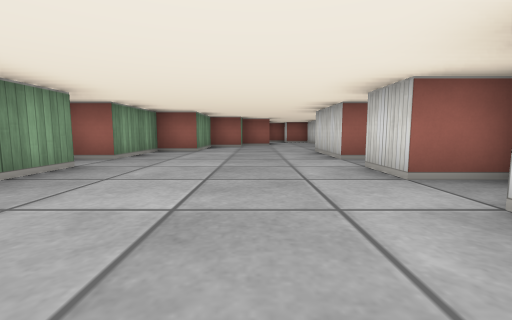
[1] (above)

17 first-person views from a walk through a cub3D ray-caster map. The camera is about half as high as the walls, tilts 6° down and sees 90° across. The floor is counted in squares. Each view is taken from the middle of a square. On the plan, view 1 faces up. The plan holds only what a view shows up to about 9 squares ahead; the rest is blank. The place goes on beyond the plan.

[2]
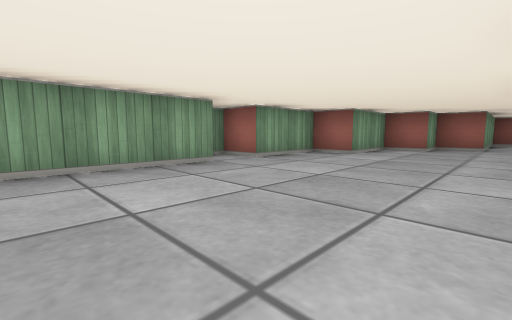

[3]
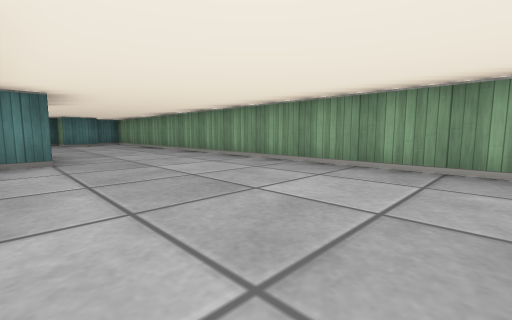

[4]
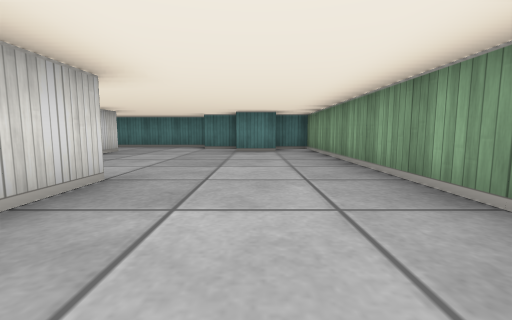

[5]
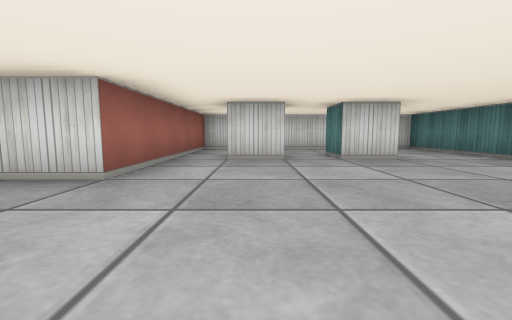

[6]
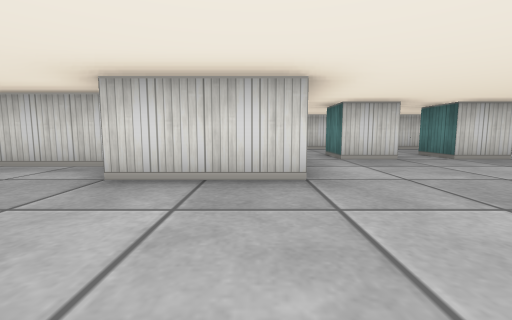

[7]
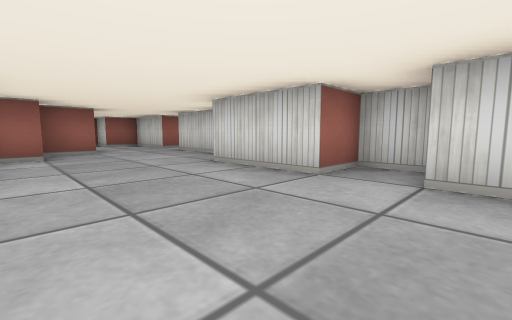

[8]
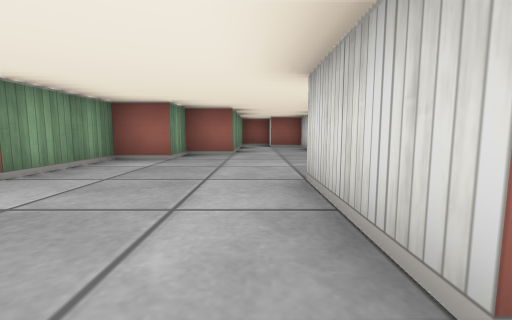

[9]
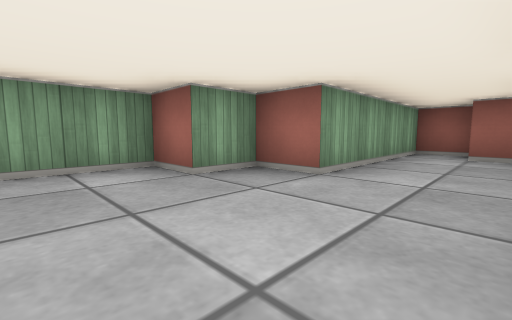

[10]
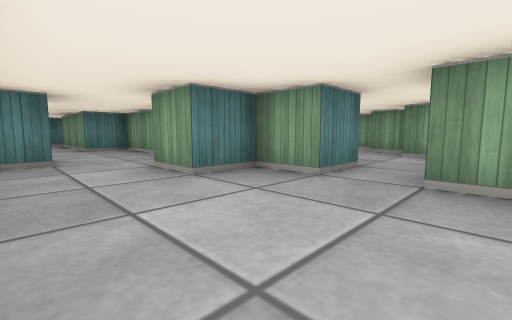

[11]
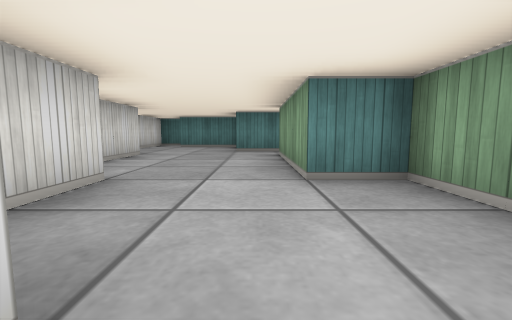

[12]
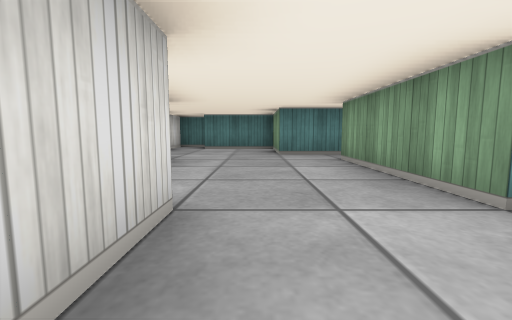

[13]
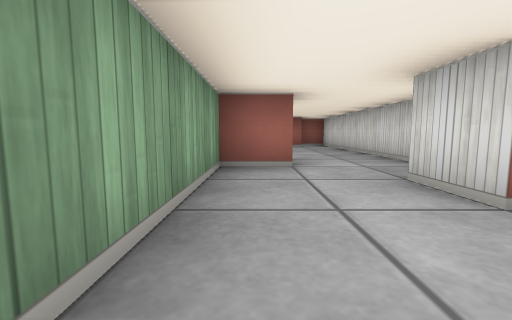

[14]
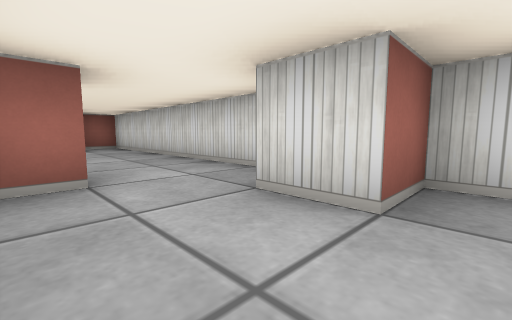

[15]
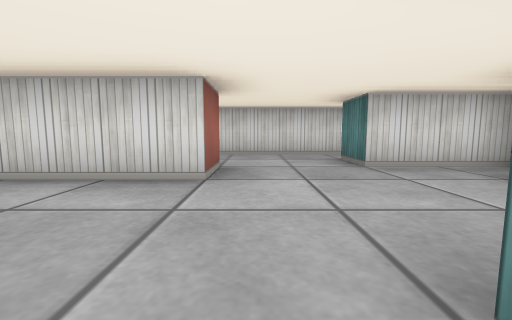

[16]
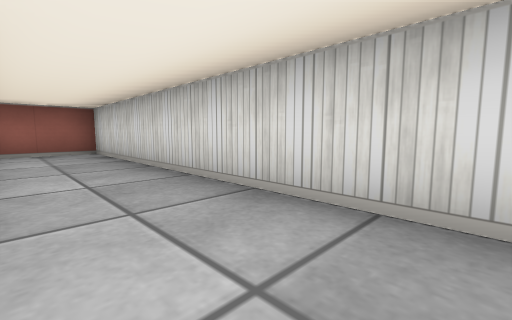

[17]
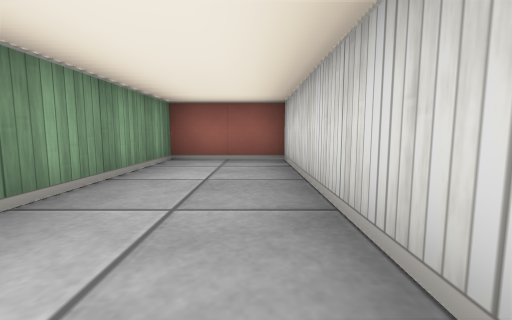

### Floor plan
Points are (right, up) in squares from view 1. A wall is a line through its corners. A room is listed if a view was taken in it or the views show most of it. See-through windows are left out.
Room 1 (views 1, 2, 3, 4, 5, 6, 7, 8, 9)
walls: (1.5, -1) (1.5, 1.5); (2.6, 2.5) (1.5, 2.5) (1.5, 3.5); (2.5, 3.6) (2.5, 4.5) (1.5, 4.5) (1.5, 6.5); (-2.5, 3.6) (-2.5, -8.5) (-1.5, -8.5); (2.5, -5.6) (2.5, -4.5) (3.5, -4.5); (2.5, -7.6) (2.5, -6.5) (3.5, -6.5); (-1.5, -7.5) (-0.5, -7.5) (-0.5, -8.5) (0.5, -8.5); (2.5, 7.9) (2.5, 9.5); (0.6, -9.5) (5.5, -9.5) (5.5, -3.5) (0.5, -3.5) (0.5, -1.5) (1.1, -1.5); (2.5, 10.5) (2.5, 12.5) (1.5, 12.5) (1.5, 13.5) (0.5, 13.5) (0.5, 9.5) (-0.5, 9.5) (-0.5, 8.5) (-1.5, 8.5) (-1.5, 6.5) (-2.5, 6.5) (-2.5, 4.5) (-3.5, 4.5)
ways out: opening at (3, 10) to room 2
Room 2 (views 10, 11, 12, 13, 14, 15, 16, 17)
walls: (6.5, 3.5) (6.5, 5.5) (5.5, 5.5) (5.5, 6.5) (6.1, 6.5); (6.5, 7.5) (6.5, 13.5) (5.6, 13.5); (8.5, 0.5) (7.5, 0.5) (7.5, 2.6); (4.1, -0.5) (5.5, -0.5) (5.5, -2.5) (7.5, -2.5); (2.5, 9.5) (3.5, 9.5) (3.5, 8.5) (4.5, 8.5) (4.5, 7.5) (3.5, 7.5) (3.5, 3.5) (4.5, 3.5) (4.5, 0.5); (3.1, 10.5) (2.5, 10.5); (10.5, -1.9) (10.5, 5.5) (8.5, 5.5) (8.5, 2.4); (3.5, 11.1) (3.5, 10.5); (7.6, -3.5) (8.5, -3.5) (8.5, -1.5) (9.5, -1.5); (5.6, 12.5) (5.1, 12.5)
ways out: opening at (3, 10) to room 1

Positions as (right, up) in squares from view 1, and headings:
1: (0, 0), facing up
2: (1, 1), facing up-left
3: (1, 3), facing down-left
4: (-1, -1), facing down
5: (-2, -5), facing right
6: (-2, -3), facing right
7: (-1, 3), facing up-right
8: (1, 4), facing up
9: (2, 7), facing up-left
10: (6, 11), facing down-left
11: (5, 6), facing down
12: (6, 5), facing down
13: (4, 4), facing up
14: (4, 5), facing up-right
15: (5, 0), facing right
16: (9, -1), facing up-right
17: (10, 1), facing up
